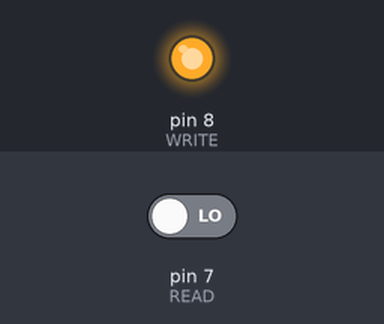
A sketch run on a simulated Arduino Uno, built with avr-gcc and run on an emulated ATmega328P. Shown: output pins drawn as LEDs (lit = HIGH). Inputs (shaded band) come from the test bench; at power-on: pin 7 (READ) LOW.

Above: at 1.2 s.
1.3 s: pin 7 (READ) driven HIGH
At 2.2 s:
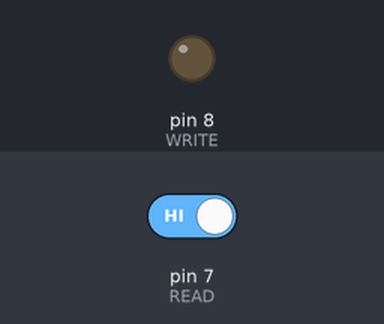
2.8 s: pin 7 (READ) driven LOW
At 3.4 s:
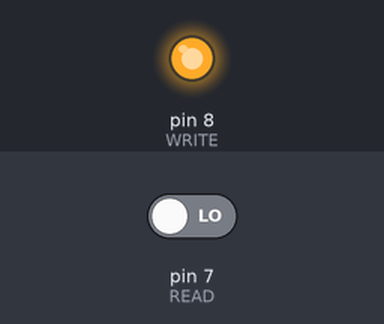
Timing chart, 0 to 5.8 s (numbered marks = the images above; inputs shaded):
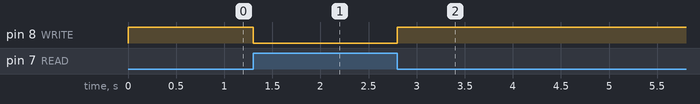

Measured:
- after the input at 1.3 s, pin 8 (WRITE): HIGH → LOW at once
- after the input at 2.8 s, pin 8 (WRITE): LOW → HIGH at once

The sketch:

Relay-and-CapacitiveButton.ino
```cpp
int READ = 7;
int WRITE = 8;
int state = 0;
void setup()
{
  pinMode(READ,INPUT);
  pinMode(WRITE,OUTPUT);
}

void loop()
{
  state = digitalRead(READ);
  digitalWrite(WRITE,!state);
  delay(100);
}
```
